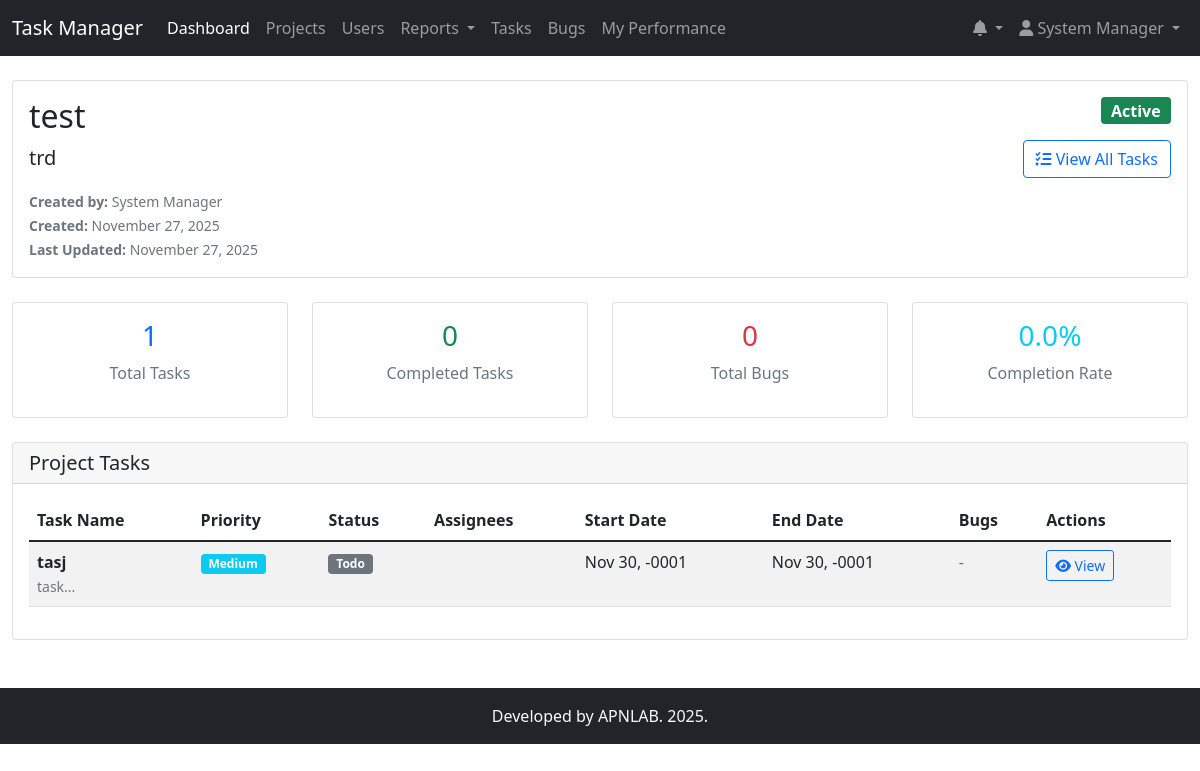
The page /project_details.php?id=1 (signed in) on the database its author committed.
### tables this page shows
CREATE TABLE `projects` (
  `id` int(11) NOT NULL,
  `name` varchar(255) NOT NULL,
  `icon` varchar(255) DEFAULT NULL,
  `description` text DEFAULT NULL,
  `git_url` varchar(255) DEFAULT NULL,
  `status` enum('active','inactive','completed') DEFAULT 'active',
  `created_by` int(11) NOT NULL,
  `created_at` timestamp NOT NULL DEFAULT current_timestamp(),
  `updated_at` timestamp NOT NULL DEFAULT current_timestamp() ON UPDATE current_timestamp()
);

CREATE TABLE `users` (
  `id` int(11) NOT NULL,
  `email` varchar(255) NOT NULL,
  `name` varchar(255) NOT NULL,
  `password` varchar(255) NOT NULL,
  `role` enum('manager','qa','developer') NOT NULL,
  `status` enum('active','inactive') DEFAULT 'active',
  `image` varchar(255) DEFAULT NULL,
  `created_by` int(11) DEFAULT NULL,
  `created_at` timestamp NOT NULL DEFAULT current_timestamp()
);

CREATE TABLE `tasks` (
  `id` int(11) NOT NULL,
  `project_id` int(11) NOT NULL,
  `name` varchar(255) NOT NULL,
  `description` text DEFAULT NULL,
  `status` enum('todo','reopened','in_progress','await_release','in_review','closed') DEFAULT 'todo',
  `priority` enum('low','medium','high','critical') DEFAULT 'medium',
  `attachments` text DEFAULT NULL,
  `start_datetime` datetime DEFAULT NULL,
  `end_datetime` datetime DEFAULT NULL,
  `created_by` int(11) NOT NULL,
  `created_at` timestamp NOT NULL DEFAULT current_timestamp(),
  `updated_at` timestamp NOT NULL DEFAULT current_timestamp() ON UPDATE current_timestamp()
);

### project_details.php (the view, shortened to what this page needs)
<?php
$database = new Database();
$db = $database->getConnection();
$project_id = $_GET['id'] ?? 0;
$query = "
    SELECT p.*, u.name as created_by_name
    FROM projects p
    LEFT JOIN users u ON p.created_by = u.id
    WHERE p.id = :project_id
";
$stmt = $db->prepare($query);
$stmt->bindParam(':project_id', $project_id);
$stmt->execute();
$project = $stmt->fetch(PDO::FETCH_ASSOC);
$tasks_query = "
    SELECT t.*,
           GROUP_CONCAT(DISTINCT u.name) as assignee_names,
           COUNT(DISTINCT b.id) as bug_count
    FROM tasks t
    LEFT JOIN task_assignments ta ON t.id = ta.task_id
    LEFT JOIN users u ON ta.user_id = u.id
    LEFT JOIN bugs b ON t.id = b.task_id
    WHERE t.project_id = :project_id
    GROUP BY t.id
    ORDER BY t.priority DESC, t.created_at DESC
";
$tasks_stmt = $db->prepare($tasks_query);
$tasks_stmt->bindParam(':project_id', $project_id);
$tasks_stmt->execute();
$tasks = $tasks_stmt->fetchAll(PDO::FETCH_ASSOC);
$stats_query = "
    SELECT
        COUNT(t.id) as total_tasks,
        SUM(CASE WHEN t.status = 'closed' THEN 1 ELSE 0 END) as completed_tasks,
        COUNT(DISTINCT b.id) as total_bugs,
        AVG(CASE WHEN t.status = 'closed' THEN 1 ELSE 0 END) * 100 as completion_rate
    FROM projects p
    LEFT JOIN tasks t ON p.id = t.project_id
    LEFT JOIN bugs b ON t.id = b.task_id
    WHERE p.id = :project_id
";
$stats_stmt = $db->prepare($stats_query);
$stats_stmt->bindParam(':project_id', $project_id);
$stats_stmt->execute();
$stats = $stats_stmt->fetch(PDO::FETCH_ASSOC);
?>
<!DOCTYPE html>
<html lang="en">
<head>
    <link href="https://cdn.jsdelivr.net/npm/bootstrap@5.1.3/dist/css/bootstrap.min.css" rel="stylesheet">
    <link href="https://cdnjs.cloudflare.com/ajax/libs/font-awesome/6.0.0/css/all.min.css" rel="stylesheet">
</head>
<body>
    <?php include 'includes/header.php'; ?>
    <div class="container-fluid mt-4">
        <div class="row">
            <div class="col-12">
                <div class="card mb-4">
                    <div class="card-body">
                        <div class="row">
                            <div class="col-md-8">
                                <h2>
                                    <?= htmlspecialchars($project['name']) ?>
                                </h2>
                                <div class="lead"><?= $project['description'] ?></div>
                                <div class="row mt-3">
                                    <div class="col-md-6">
                                        <small class="text-muted">
                                            <strong>Created by:</strong> <?= htmlspecialchars($project['created_by_name']) ?><br>
                                            <strong>Created:</strong> <?= date('F j, Y', strtotime($project['created_at'])) ?><br>
                                            <strong>Last Updated:</strong> <?= date('F j, Y', strtotime($project['updated_at'])) ?>
                                        </small>
                                    </div>
                                    <div class="col-md-6">
                                    </div>
                                </div>
                            </div>
                            <div class="col-md-4 text-end">
                                <span class="badge bg-<?= $project['status'] == 'active' ? 'success' : ($project['status'] == 'completed' ? 'info' : 'secondary') ?> fs-6">
                                    <?= ucfirst($project['status']) ?>
                                </span>
                                <div class="mt-3">
                                    <a href="tasks.php" class="btn btn-outline-primary">
                                        <i class="fas fa-tasks"></i> View All Tasks
                                    </a>
                                </div>
                            </div>
                        </div>
                    </div>
                </div>
                <div class="row mb-4">
                    <div class="col-md-3">
                        <div class="card text-center">
                            <div class="card-body">
                                <h3 class="text-primary"><?= $stats['total_tasks'] ?></h3>
                                <p class="text-muted">Total Tasks</p>
                            </div>
                        </div>
                    </div>
                    <div class="col-md-3">
                        <div class="card text-center">
                            <div class="card-body">
                                <h3 class="text-success"><?= $stats['completed_tasks'] ?></h3>
                                <p class="text-muted">Completed Tasks</p>
                            </div>
                        </div>
                    </div>
                    <div class="col-md-3">
                        <div class="card text-center">
                            <div class="card-body">
                                <h3 class="text-danger"><?= $stats['total_bugs'] ?></h3>
                                <p class="text-muted">Total Bugs</p>
                            </div>
                        </div>
                    </div>
                    <div class="col-md-3">
                        <div class="card text-center">
                            <div class="card-body">
                                <h3 class="text-info"><?= number_format($stats['completion_rate'], 1) ?>%</h3>
                                <p class="text-muted">Completion Rate</p>
                            </div>
                        </div>
                    </div>
                </div>
                <div class="card">
                    <div class="card-header">
                        <h5 class="mb-0">Project Tasks</h5>
                    </div>
                    <div class="card-body">
                        <div class="table-responsive">
                            <table class="table table-striped">
                                <thead>
                                    <tr>
                                        <th>Task Name</th>
                                        <th>Priority</th>
                                        <th>Status</th>
                                        <th>Assignees</th>
                                        <th>Start Date</th>
                                        <th>End Date</th>
                                        <th>Bugs</th>
                                        <th>Actions</th>
                                    </tr>
                                </thead>
                                <tbody>
                                    <?php foreach ($tasks as $task): ?>
                                    <tr>
                                        <td>
                                            <strong><?= htmlspecialchars($task['name']) ?></strong>
                                            <?php if ($task['description']): ?>
                                                <br><small class="text-muted"><?= substr(strip_tags($task['description']), 0, 50) ?>...</small>
                                            <?php endif; ?>
                                        </td>
                                        <td>
                                            <span class="badge bg-<?=
                                                $task['priority'] == 'critical' ? 'danger' :
                                                ($task['priority'] == 'high' ? 'warning' :
                                                ($task['priority'] == 'medium' ? 'info' : 'success'))
                                            ?>">
                                                <?= ucfirst($task['priority']) ?>
                                            </span>
                                        </td>
                                        <td>
                                            <span class="badge bg-secondary">
                                                <?= ucfirst(str_replace('_', ' ', $task['status'])) ?>
                                            </span>
                                        </td>
                                        <td><?= htmlspecialchars($task['assignee_names']) ?></td>
                                        <td><?= $task['start_datetime'] ? date('M j, Y', strtotime($task['start_datetime'])) : '-' ?></td>
                                        <td><?= $task['end_datetime'] ? date('M j, Y', strtotime($task['end_datetime'])) : '-' ?></td>
                                        <td>
                                            <?php if ($task['bug_count'] > 0): ?>
                                                <span class="badge bg-danger"><?= $task['bug_count'] ?></span>
                                            <?php else: ?>
                                                <span class="text-muted">-</span>
                                            <?php endif; ?>
                                        </td>
                                        <td>
                                            <a href="task_details.php?id=<?= $task['id'] ?>" class="btn btn-sm btn-outline-primary">
                                                <i class="fas fa-eye"></i> View
                                            </a>
                                        </td>
                                    </tr>
                                    <?php endforeach; ?>
                                </tbody>
                            </table>
                        </div>
                    </div>
                </div>
            </div>
        </div>
    </div>
</body>
<footer class="bg-dark text-light text-center py-3 mt-5">
    <div class="container">
        <p class="mb-0">Developed by APNLAB. 2025.</p>
    </div>
</footer>
</html>

### rows shown on the page
projects: name "test", description "trd", created_by.name "System Manager", created_at "November 27, 2025", updated_at "November 27, 2025", status "Active"
tasks: name "tasj", description "task", priority "Medium", status "Todo", start_datetime "Nov 30, -0001", end_datetime "Nov 30, -0001"

### other values the page prints
$_SESSION['user_name'] "System Manager"
$stats['total_tasks'] "1"
$stats['completed_tasks'] "0"
$stats['total_bugs'] "0"
$stats['completion_rate'] "0.0"
